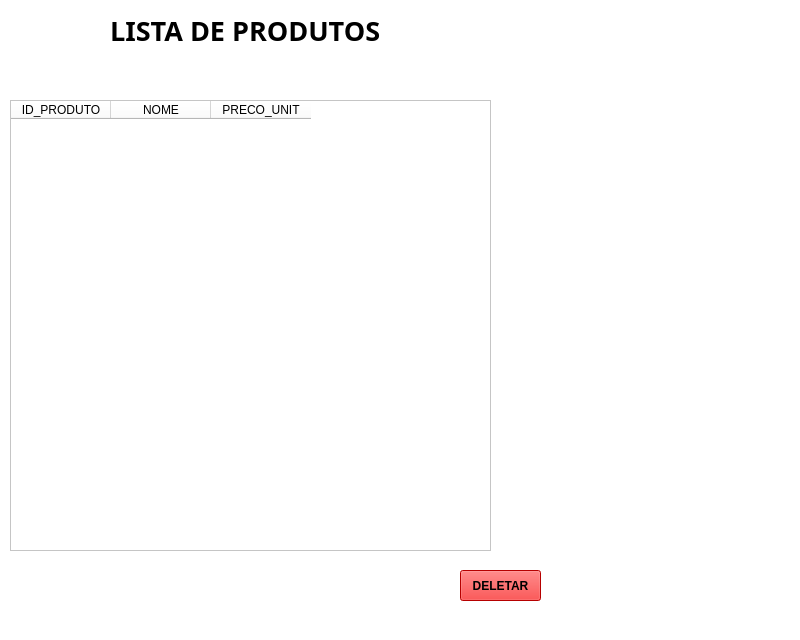
<?xml version="1.0" encoding="UTF-8"?>
<ui version="4.0">
 <class>MainWindow</class>
 <widget class="QMainWindow" name="MainWindow">
  <property name="geometry">
   <rect>
    <x>0</x>
    <y>0</y>
    <width>800</width>
    <height>640</height>
   </rect>
  </property>
  <property name="windowTitle">
   <string>MainWindow</string>
  </property>
  <property name="styleSheet">
   <string notr="true">background-color: rgb(255, 255, 255);</string>
  </property>
  <widget class="QWidget" name="centralwidget">
   <widget class="QLabel" name="label">
    <property name="geometry">
     <rect>
      <x>110</x>
      <y>0</y>
      <width>371</width>
      <height>61</height>
     </rect>
    </property>
    <property name="font">
     <font>
      <family>Arial Black</family>
      <pointsize>20</pointsize>
      <weight>75</weight>
      <bold>true</bold>
     </font>
    </property>
    <property name="text">
     <string>LISTA DE PRODUTOS</string>
    </property>
   </widget>
   <widget class="QTableWidget" name="tableWidget">
    <property name="geometry">
     <rect>
      <x>10</x>
      <y>100</y>
      <width>481</width>
      <height>451</height>
     </rect>
    </property>
    <column>
     <property name="text">
      <string>ID_PRODUTO</string>
     </property>
    </column>
    <column>
     <property name="text">
      <string>NOME</string>
     </property>
    </column>
    <column>
     <property name="text">
      <string>PRECO_UNIT</string>
     </property>
    </column>
   </widget>
   <widget class="QPushButton" name="BtDelete">
    <property name="geometry">
     <rect>
      <x>460</x>
      <y>570</y>
      <width>81</width>
      <height>31</height>
     </rect>
    </property>
    <property name="font">
     <font>
      <weight>75</weight>
      <bold>true</bold>
     </font>
    </property>
    <property name="styleSheet">
     <string notr="true">background-color: rgb(255, 0, 0);</string>
    </property>
    <property name="text">
     <string>DELETAR</string>
    </property>
   </widget>
  </widget>
  <widget class="QMenuBar" name="menubar">
   <property name="geometry">
    <rect>
     <x>0</x>
     <y>0</y>
     <width>800</width>
     <height>21</height>
    </rect>
   </property>
  </widget>
  <widget class="QStatusBar" name="statusbar"/>
 </widget>
 <resources/>
 <connections/>
</ui>
